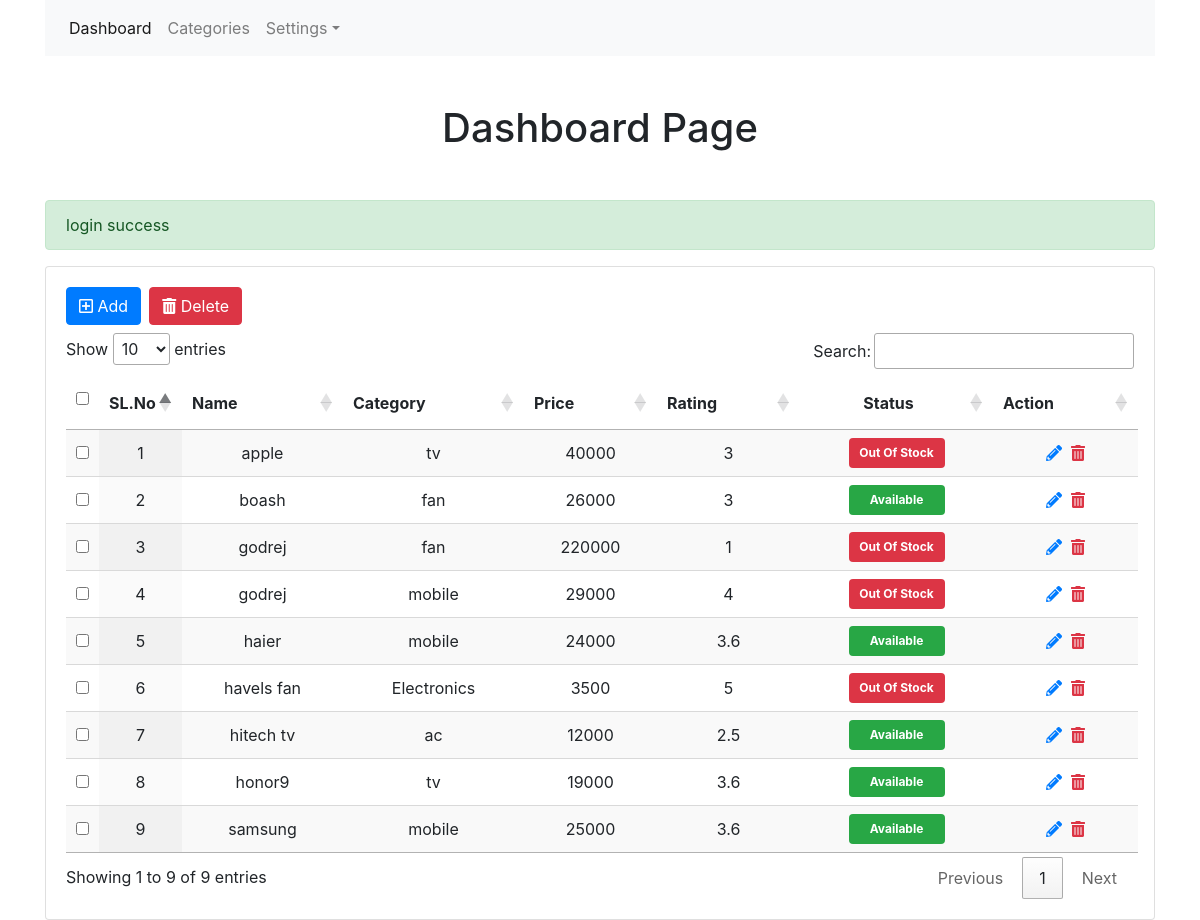
Page /dashboard.php (signed in) on the committed database.
### tables this page shows
CREATE TABLE `products` (
  `product_id` int(11) NOT NULL,
  `product_name` varchar(255) NOT NULL,
  `code` varchar(255) NOT NULL,
  `product_price` varchar(255) NOT NULL,
  `quantity` varchar(255) NOT NULL,
  `category_id` int(11) NOT NULL,
  `rating` varchar(255) NOT NULL,
  `status` enum('yes','no') NOT NULL DEFAULT 'yes'
);

### user_db.php (called while the page is built, shortened)
<?php
    function product_list(){
        $con = db_credentials();
        $product_sql = "select  * from products order by product_name asc";
        $product_query = mysqli_query($con,$product_sql);
        if(mysqli_num_rows($product_query)>0){
            $arr = [];
            while($row = mysqli_fetch_assoc($product_query)){
                $category_id = $row['category_id'];
                $csql = "select category_name from categories where category_id = $category_id";
                $cquery = mysqli_query($con,$csql);
                $crow = mysqli_fetch_assoc($cquery);
                $row['category_name'] = $crow['category_name'];
                $arr[] = $row;
            }
            $data['product_data'] = $arr;
        }else{
            $data['product_data'] = $arr;
        }
        return $data;
    }
?>

### dashboard.php (the view, shortened to what this page needs)
<?php session_start();
if($_SESSION['logged_in']){
    include('user_db.php');
?>
<!doctype html>
<html lang="en">
  <head>
    <link rel="stylesheet" href="https://stackpath.bootstrapcdn.com/bootstrap/4.3.1/css/bootstrap.min.css">
    <link rel="stylesheet" type="text/css" href="https://cdn.datatables.net/1.10.23/css/jquery.dataTables.css">
    <link rel="stylesheet" href="https://cdnjs.cloudflare.com/ajax/libs/font-awesome/5.15.2/css/all.min.css" />
  </head>
  <body>
    <div class="container">
        <?php include_once('header.php');?>
    <h1 class="text-center mt-5 mb-5">Dashboard Page</h1>
    <?php
        if(isset($_SESSION['success'])){
          echo '<div class="alert alert-success" role="alert">';
          echo $_SESSION['success'];
          echo '</div>';
        }
      ?>
        <div class="row mt-10">
            <div class="col-md-12">
            <div class="card">
                    <div class="card-body">
                        <form action="delete_product.php" method="post">
                            <a href="add_product.php" class="btn btn-primary float-left mb-2"><i class="far fa-plus-square"></i> Add</a>
                            <button type="submit" class="btn btn-danger ml-2 mb-2" name="delete_all" value="delete"><i class="fas fa-trash-alt"></i> Delete</button><br>
                            <table id="table_id" class="display text-center">
                                <thead>
                                    <tr>
                                        <th><label><input type="checkbox" name="checkAll" id="checkAll"></label></th>
                                        <th>SL.No</th>
                                        <th>Name</th>
                                        <th>Category</th>
                                        <th>Price</th>
                                        <th>Rating</th>
                                        <th class="text-center">Status</th>
                                        <th>Action</th>
                                    </tr>
                                    </thead>
                                    <tbody>
                                    <?php
                                    $data = product_list();
                                    $i = 1;
                                        foreach($data['product_data'] as $key => $value){?>
                                            <tr>
                                            <td> <input type="checkbox" name="product_id[]" id="product_id" value="<?php echo $value['product_id'];?>"></td>
                                            <td> <?php echo $i;?></td>
                                            <td> <?php echo $value['product_name'];?></td>
                                            <td> <?php echo $value['category_name'];?></td>
                                            <td><?php echo $value['product_price'];?></td>
                                            <td class="text-center"><?php echo $value['rating'];?></td>
                                            <?php
                                                    if($value['status'] == 'yes'){
                                                        echo '<td class="text-center"><span class="badge badge-success status_size">Available</span></div>';
                                                    }else{
                                                        echo '<td class="text-center"><span class="badge badge-danger status_size">Out Of Stock</span></div>';
                                                    }
                                                    $product_id =  $value['product_id'];
                                                ?>
                                                <td class="text-center"><a class="" href="edit_product.php?product_id=<?php echo $value['product_id']?>"><i class="fas fa-pencil-alt"></i></a>&nbsp;&nbsp;<a href="#" class="text-danger" id="delete-product-<?php echo $product_id ?>"><i class="fas fa-trash-alt"></i></a></td>
                                            </tr>
                                        <?php
                                        $i++;
                                            }
                                        ?>
  </body>
  <?php
    }else{
        echo 'You have been logged out. <a href="index.php">Go back</a>';
    }
  ?>
</html>

### header.php (shortened to what this page needs)
<?php
$current_page =  pathinfo($_SERVER['PHP_SELF'], PATHINFO_FILENAME);
?>
<nav class="navbar navbar-expand-lg navbar-light bg-light">
        <div class="collapse navbar-collapse" id="collapsibleNavId">
            <ul class="navbar-nav mt-2 mt-lg-0 float-right">
                <li class="nav-item  <?php if($current_page == 'dashboard') echo 'active'?>">
                    <a class="nav-link" href="dashboard.php">Dashboard</a>
                </li>
                <li class="nav-item <?php if($current_page == 'category_listing') echo 'active'?>">
                <a class="nav-link" href="category_listing.php" >Categories</a>
                </li>
                <li class="nav-item dropdown float-right">
                    <a class="nav-link dropdown-toggle" href="#" id="dropdownId" data-toggle="dropdown" aria-haspopup="true" aria-expanded="false">Settings</a>
                </li>
            </ul>
        </div>
    </nav>

### dashboard.php (style rules this page uses)
.status_size { width: 96px; height: 30px; line-height: 2; }

### rows in the picture
products: product_name "apple", category_name "tv", product_price "40000", rating "3", status "Out Of Stock"
products: product_name "boash", category_name "fan", product_price "26000", rating "3", status "Available"
products: product_name "godrej", category_name "fan", product_price "220000", rating "1", status "Out Of Stock"
products: product_name "godrej", category_name "mobile", product_price "29000", rating "4", status "Out Of Stock"
products: product_name "haier", category_name "mobile", product_price "24000", rating "3.6", status "Available"
products: product_name "havels fan", category_name "Electronics", product_price "3500", rating "5", status "Out Of Stock"
products: product_name "hitech tv", category_name "ac", product_price "12000", rating "2.5", status "Available"
products: product_name "honor9", category_name "tv", product_price "19000", rating "3.6", status "Available"
products: product_name "samsung", category_name "mobile", product_price "25000", rating "3.6", status "Available"

### other values in the picture
$_SESSION['success'] "login success"
